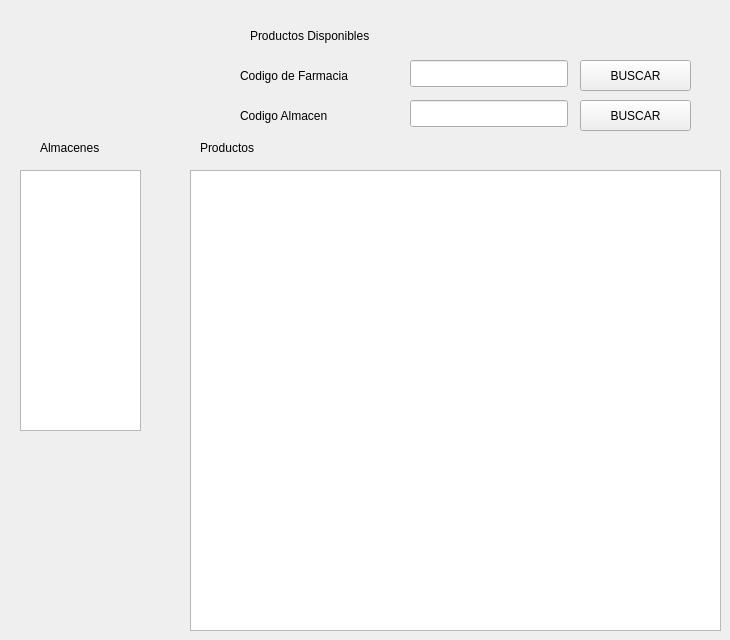
     <widget class="QWidget" name="tab_5">
      <attribute name="title">
       <string>Almacen de Farmacia</string>
      </attribute>
      <widget class="QLabel" name="label_15">
       <property name="geometry">
        <rect>
         <x>250</x>
         <y>20</y>
         <width>241</width>
         <height>31</height>
        </rect>
       </property>
       <property name="styleSheet">
        <string notr="true">font: italic 20pt &quot;URW Palladio L&quot;;</string>
       </property>
       <property name="text">
        <string>Productos Disponibles</string>
       </property>
      </widget>
      <widget class="QLineEdit" name="tf_Farmacia_CodFarmaciaAlmacenBuscar">
       <property name="geometry">
        <rect>
         <x>410</x>
         <y>60</y>
         <width>158</width>
         <height>27</height>
        </rect>
       </property>
      </widget>
      <widget class="QLabel" name="label_27">
       <property name="geometry">
        <rect>
         <x>240</x>
         <y>60</y>
         <width>158</width>
         <height>31</height>
        </rect>
       </property>
       <property name="layoutDirection">
        <enum>Qt::RightToLeft</enum>
       </property>
       <property name="text">
        <string>Codigo de Farmacia</string>
       </property>
       <property name="indent">
        <number>0</number>
       </property>
      </widget>
      <widget class="QPushButton" name="bt_Farmacia_BuscarProductos">
       <property name="geometry">
        <rect>
         <x>580</x>
         <y>60</y>
         <width>111</width>
         <height>31</height>
        </rect>
       </property>
       <property name="text">
        <string>BUSCAR</string>
       </property>
      </widget>
      <widget class="QLabel" name="label_77">
       <property name="geometry">
        <rect>
         <x>40</x>
         <y>140</y>
         <width>101</width>
         <height>16</height>
        </rect>
       </property>
       <property name="text">
        <string>Almacenes</string>
       </property>
      </widget>
      <widget class="QLabel" name="label_90">
       <property name="geometry">
        <rect>
         <x>240</x>
         <y>100</y>
         <width>158</width>
         <height>31</height>
        </rect>
       </property>
       <property name="layoutDirection">
        <enum>Qt::RightToLeft</enum>
       </property>
       <property name="text">
        <string>Codigo Almacen</string>
       </property>
       <property name="indent">
        <number>0</number>
       </property>
      </widget>
      <widget class="QLineEdit" name="tf_alamacenfarma">
       <property name="geometry">
        <rect>
         <x>410</x>
         <y>100</y>
         <width>158</width>
         <height>27</height>
        </rect>
       </property>
      </widget>
      <widget class="QPushButton" name="bt_almacen_farmacia">
       <property name="geometry">
        <rect>
         <x>580</x>
         <y>100</y>
         <width>111</width>
         <height>31</height>
        </rect>
       </property>
       <property name="text">
        <string>BUSCAR</string>
       </property>
      </widget>
      <widget class="QTableWidget" name="tableWidget">
       <property name="geometry">
        <rect>
         <x>190</x>
         <y>170</y>
         <width>531</width>
         <height>461</height>
        </rect>
       </property>
      </widget>
      <widget class="QLabel" name="label_91">
       <property name="geometry">
        <rect>
         <x>200</x>
         <y>140</y>
         <width>101</width>
         <height>16</height>
        </rect>
       </property>
       <property name="text">
        <string>Productos</string>
       </property>
      </widget>
      <widget class="QTableWidget" name="tb_almacenesfarma">
       <property name="geometry">
        <rect>
         <x>20</x>
         <y>170</y>
         <width>121</width>
         <height>261</height>
        </rect>
       </property>
      </widget>
     </widget>
